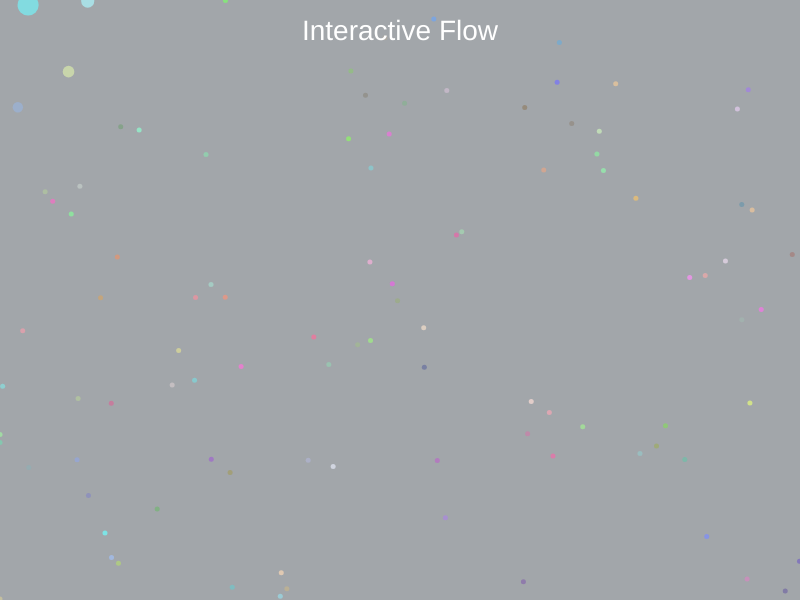
Frame 1 (no input)
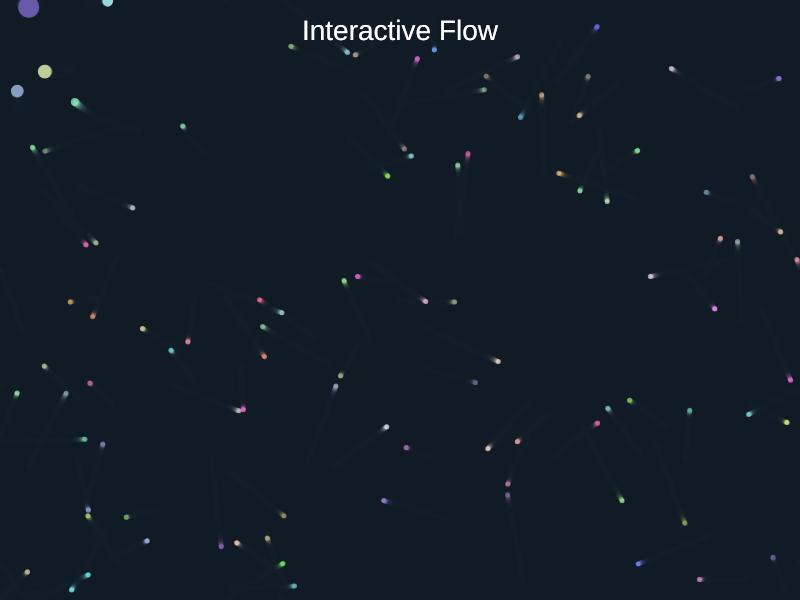
Frame 60 (no input)
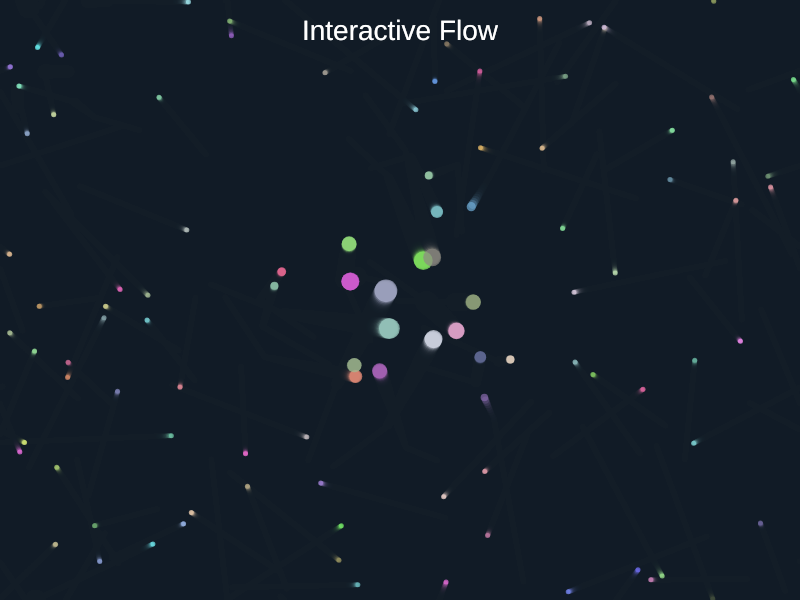
Frame 120 (the mouse pressed at the canvas centre since frame 60)

The p5.js sketch that drew these frames (run headless with seeded random() and noise() and a simulated clock; from frame 60 on, the mouse is pressed at the canvas centre):

// p5.js sketch
// ── sketch.js
let particles = [];

function setup() {
  createCanvas(800, 600);
  noStroke();
  for (let i = 0; i < 100; i++) {
    particles.push(new Particle());
  }
}

function draw() {
  background(20, 30, 40, 100); // Slight transparency for trailing effect

  for (let p of particles) {
    p.update();
    p.display();
  }

  // Add title text
  fill(255);
  textSize(28);
  textAlign(CENTER);
  text("Interactive Flow", width / 2, 40);
}

// Particle class to handle each particle's behavior
class Particle {
  constructor() {
    this.x = random(width);
    this.y = random(height);
    this.size = random(5, 15);
    this.speed = random(1, 3);
    this.angle = random(TWO_PI);
    this.color = color(random(100, 255), random(100, 255), random(100, 255), 180);
  }

  update() {
    // Natural floating motion
    this.x += cos(this.angle) * this.speed * 0.5;
    this.y += sin(this.angle) * this.speed * 0.5;

    // Interaction with mouse
    let dx = mouseX - this.x;
    let dy = mouseY - this.y;
    let distance = dist(this.x, this.y, mouseX, mouseY);

    if (distance < 150) {
      this.x += dx * 0.01;
      this.y += dy * 0.01;
      this.size = map(distance, 0, 150, 25, 5);
    } else {
      this.size = 5;
    }

    // Wrap around screen edges
    if (this.x < 0) this.x = width;
    if (this.x > width) this.x = 0;
    if (this.y < 0) this.y = height;
    if (this.y > height) this.y = 0;
  }

  display() {
    fill(this.color);
    ellipse(this.x, this.y, this.size);
  }
}
